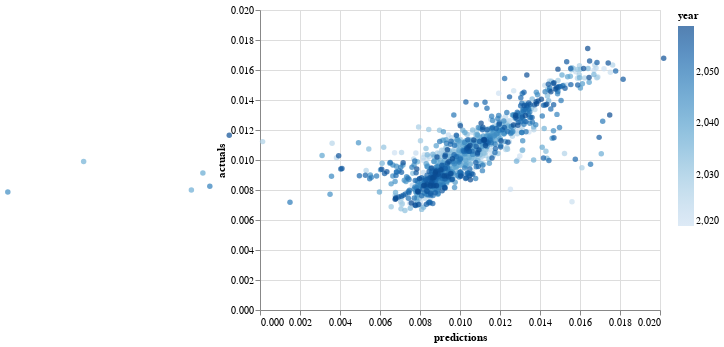

The cell this chart's notebook holds for it:
### Code cell
alt.Chart(results_df).mark_circle().encode(
    x=alt.X('predictions', scale=alt.Scale(domain=[0, 0.02])),
    y=alt.Y('actuals', scale=alt.Scale(domain=[0, 0.02])),
    color='year'
)

### Figure 1 — Vega-Lite specification as saved in the notebook (floating-point values rounded to 4 significant figures; data arrays with more than 128 entries replaced by an {"elided": "..."} marker saying what was removed)
{"config": {"view": {"continuousWidth": 400, "continuousHeight": 300}}, "data": {"name": "data-2e6617a993cb5ce9ed908f24a1240b87"}, "mark": "circle", "encoding": {"color": {"type": "quantitative", "field": "year"}, "x": {"type": "quantitative", "field": "predictions", "scale": {"domain": [0, 0.02]}}, "y": {"type": "quantitative", "field": "actuals", "scale": {"domain": [0, 0.02]}}}, "$schema": "https://vega.github.io/schema/vega-lite/v4.8.1.json", "datasets": {"data-2e6617a993cb5ce9ed908f24a1240b87": {"elided": "1160 records"}}}
